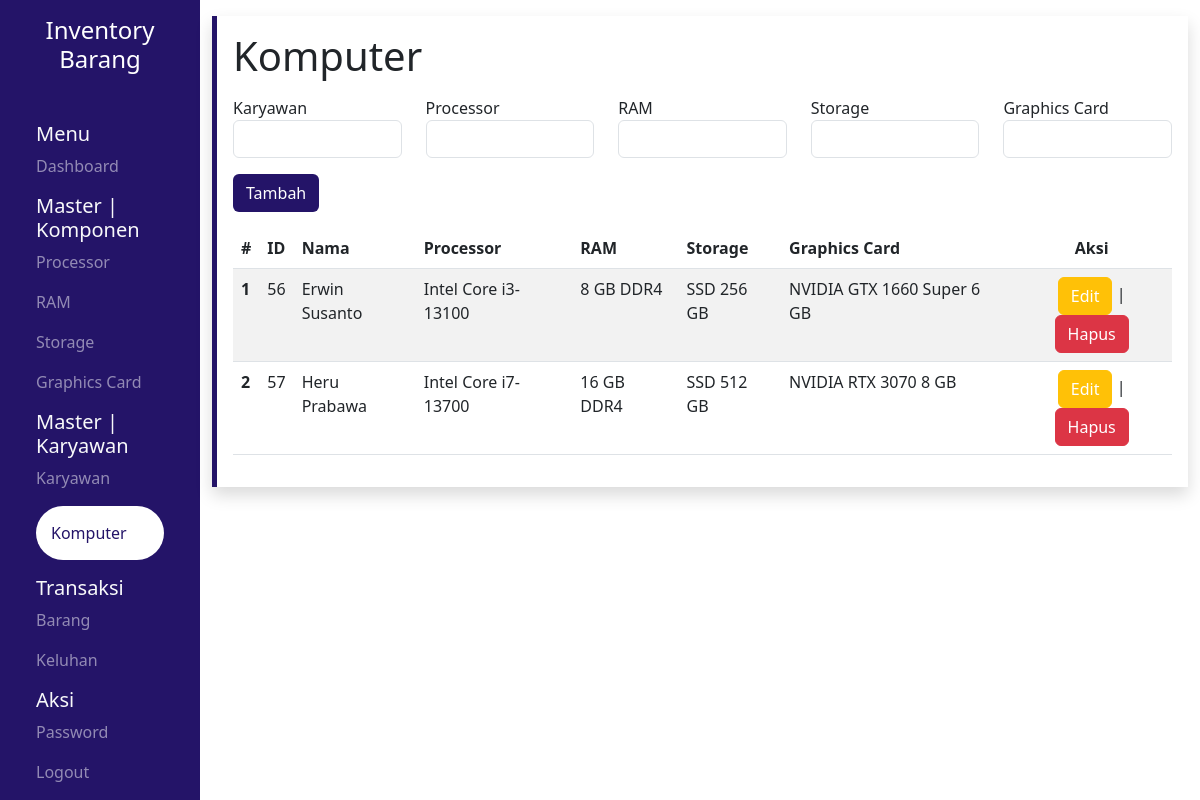
/pages/komputer/index.php (signed in), run on the app's committed database.
### tables this page shows
CREATE TABLE `komputer` (
  `id` int(11) NOT NULL,
  `id_karyawan` int(11) NOT NULL,
  `id_processor` int(11) NOT NULL,
  `id_ram` int(11) NOT NULL,
  `id_storage` int(11) NOT NULL,
  `id_vga` int(11) NOT NULL
);

CREATE TABLE `karyawan` (
  `id` int(11) NOT NULL,
  `username` varchar(25) NOT NULL,
  `password` varchar(255) NOT NULL,
  `nama` varchar(25) NOT NULL,
  `nip` bigint(18) NOT NULL,
  `jk` enum('Laki - Laki','Perempuan') NOT NULL,
  `divisi` varchar(25) NOT NULL,
  `level` varchar(25) NOT NULL
);

CREATE TABLE `processor` (
  `id` int(11) NOT NULL,
  `nama` varchar(25) NOT NULL,
  `stok` int(11) NOT NULL
);

CREATE TABLE `ram` (
  `id` int(11) NOT NULL,
  `tipe_memori` enum('DDR2','DDR3','DDR4','DDR5') NOT NULL,
  `kapasitas` varchar(25) NOT NULL,
  `stok` int(11) NOT NULL
);

CREATE TABLE `storage` (
  `id` int(11) NOT NULL,
  `tipe` varchar(25) NOT NULL,
  `kapasitas` int(11) NOT NULL,
  `stok` int(11) NOT NULL
);

CREATE TABLE `vga` (
  `id` int(11) NOT NULL,
  `brand` varchar(25) NOT NULL,
  `nama` varchar(25) NOT NULL,
  `vram` int(11) NOT NULL,
  `stok` int(11) NOT NULL
);

### pages/komputer/index.php (the view, shortened to what this page needs)
<?php
include "../src/config/connect.php";
$query_join = "SELECT
    k.id AS id,
    karyawan.nama AS nama_karyawan,
    p.nama AS nama_processor,
    r.kapasitas AS kapasitas_ram,
    r.tipe_memori AS tipe_ram,
    s.tipe AS tipe_storage,
    s.kapasitas AS kapasitas_storage,
    v.brand AS brand_vga,
    v.nama AS nama_vga,
    v.vram AS vram_vga
FROM komputer k
JOIN karyawan ON k.id_karyawan = karyawan.id
JOIN processor p ON k.id_processor = p.id
JOIN ram r ON k.id_ram = r.id
JOIN storage s ON k.id_storage = s.id
JOIN vga v ON k.id_vga = v.id
ORDER BY karyawan.nama ASC";
$result_join = mysqli_query($conn, $query_join);
?>
<!DOCTYPE html>
<html lang="en">
<head>
    <link rel="stylesheet" href="../src/css/global.css">
    <?php include '../src/library/bootstrap.php' ?>
    <?php include '../src/library/datatables.php' ?>
    <?php include '../src/library/sweetalert.php' ?>
</head>
<body>
    <div class="container-fluid">
        <div class="row vh-100">
            <section class="col-md-2 sidebar text-light">
                <a href="../../">
                    <div class="text-center my-3 mb-5">
                        <h4>Inventory Barang</h4>
                    </div>
                </a>
                <div class="mx-4">
                    <h5>Menu</h5>
                    <a href="../dashboard/">
                        <p class="opacity">Dashboard</p>
                    </a>
                </div>
                <div class="mx-4">
                    <h5>Master | Komponen</h5>
                    <a href="../processor/">
                        <p class="opacity">Processor</p>
                    </a>
                    <a href="../ram/">
                        <p class="opacity">RAM</p>
                    </a>
                    <a href="../storage/">
                        <p class="opacity">Storage</p>
                    </a>
                    <a href="../vga/">
                        <p class="opacity">Graphics Card</p>
                    </a>
                </div>
                <div class="mx-4">
                    <h5>Master | Karyawan</h5>
                    <a href="../karyawan/">
                        <p class="opacity">Karyawan</p>
                        <a href="../komputer/">
                            <p class="opacity-100 aktif rounded-pill">Komputer</p>
                        </a>
                    </a>
                </div>
                <div class="mx-4">
                    <h5>Transaksi</h5>
                    <a href="../barang/">
                        <p class="opacity">Barang</p>
                    </a>
                    <a href="../keluhan/">
                        <p class="opacity">Keluhan</p>
                    </a>
                </div>
                <div class="mx-4">
                    <h5>Aksi</h5>
                    <a href="../password/">
                        <p class="opacity">Password</p>
                    </a>
                    <a href="../../logout.php">
                        <p class="opacity">Logout</p>
                    </a>
                </div>
            </section>
            <section class="col-md-10 content">
                <div class="wrapper shadow p-3 my-3 left">
                    <h1>Komputer</h1>
                    <form action="" method="POST">
                        <div class="row my-3">
                            <div class="col">
                                <label for="karyawan">Karyawan</label>
                                <input class="form-control" type="text" name="karyawan_input" id="karyawan_input" list="list_karyawan" autocomplete="off" required>
                            </div>
                            <div class="col">
                                <label for="processor">Processor</label>
                                <input class="form-control" type="text" name="processor_input" id="processor_input" list="list_processor" autocomplete="off" required>
                            </div>
                            <div class="col">
                                <label for="ram">RAM</label>
                                <input class="form-control" type="text" name="ram_input" id="ram_input" list="list_ram" autocomplete="off" required>
                            </div>
                            <div class="col">
                                <label for="storage">Storage</label>
                                <input class="form-control" type="text" name="storage_input" id="storage_input" list="list_storage" autocomplete="off" required>
                            </div>
                            <div class="col">
                                <label for="vga">Graphics Card</label>
                                <input class="form-control" type="text" name="vga_input" id="vga_input" list="list_vga" autocomplete="off" required>
                            </div>
                        </div>
                        <button class="btn ungu mb-3" name="submit">Tambah</button>
                    </form>
                    <table id="myTable" class="table table-striped display">
                        <thead>
                            <tr>
                                <th scope="col">#</th>
                                <th scope="col">ID</th>
                                <th scope="col">Nama</th>
                                <th scope="col">Processor</th>
                                <th scope="col">RAM</th>
                                <th scope="col">Storage</th>
                                <th scope="col">Graphics Card</th>
                                <th scope="col" class="text-center">Aksi</th>
                            </tr>
                        </thead>
                        <tbody>
                            <?php $no = 1 ?>
                            <?php while ($result = mysqli_fetch_array($result_join)) : ?>
                                <tr>
                                    <th scope="row"><?= $no++ ?></th>
                                    <td><?= $result["id"] ?></td>
                                    <td><?= $result["nama_karyawan"] ?></td>
                                    <td><?= $result["nama_processor"] ?></td>
                                    <td><?= $result["kapasitas_ram"] . ' GB ' . $result['tipe_ram'] ?></td>
                                    <td><?= $result["tipe_storage"] . ' ' . $result['kapasitas_storage'] . ' GB' ?></td>
                                    <td><?= $result['brand_vga'] . ' ' . $result["nama_vga"] . ' ' . $result['vram_vga'] . ' GB' ?></td>
                                    <td>
                                        <div class="text-center">
                                            <a href="update.php?id=<?= $result['id'] ?>" class="btn btn-warning">Edit</a> | <a href="delete.php?id=<?= $result['id'] ?>" id="btn-del" class="btn btn-danger">Hapus</a>
                                        </div>
                                    </td>
                                </tr>
                            <?php endwhile; ?>
                        </tbody>
                    </table>
                </div>
            </section>
        </div>
    </div>
</body>
</html>

### pages/src/css/global.css (style rules this page uses)
body { overflow-x: hidden; }
a { text-decoration: none !important; color: #fff !important; }
.aktif { background-color: #fff; color: #241468; padding: 15px; }
.ungu { background-color: #241468 !important; color: #fff !important; }
.opacity { opacity: 0.5; }
.sidebar { background-color: #241468 !important; }
.left { border-left: 5px solid #241468 !important; }

### data on the page
komputer: id "56", id_karyawan.nama "Erwin Susanto", id_processor.nama "Intel Core i3-13100", id_ram.kapasitas "8", id_ram.tipe_memori "DDR4", id_storage.tipe "SSD", id_storage.kapasitas "256", id_vga.brand "NVIDIA", id_vga.nama "GTX 1660 Super", id_vga.vram "6"
komputer: id "57", id_karyawan.nama "Heru Prabawa", id_processor.nama "Intel Core i7-13700", id_ram.kapasitas "16", id_ram.tipe_memori "DDR4", id_storage.tipe "SSD", id_storage.kapasitas "512", id_vga.brand "NVIDIA", id_vga.nama "RTX 3070", id_vga.vram "8"
